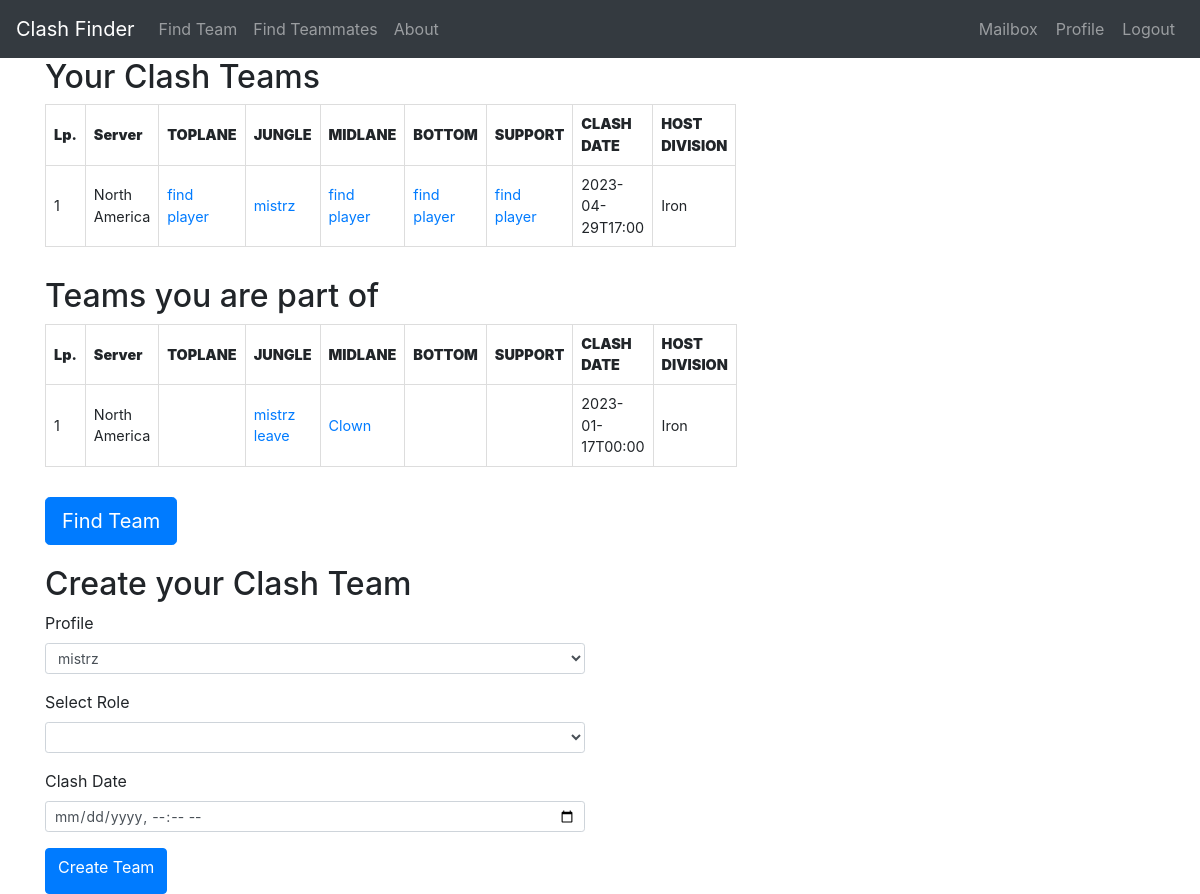
The app's page /user/admin2/teams (signed in), older data.
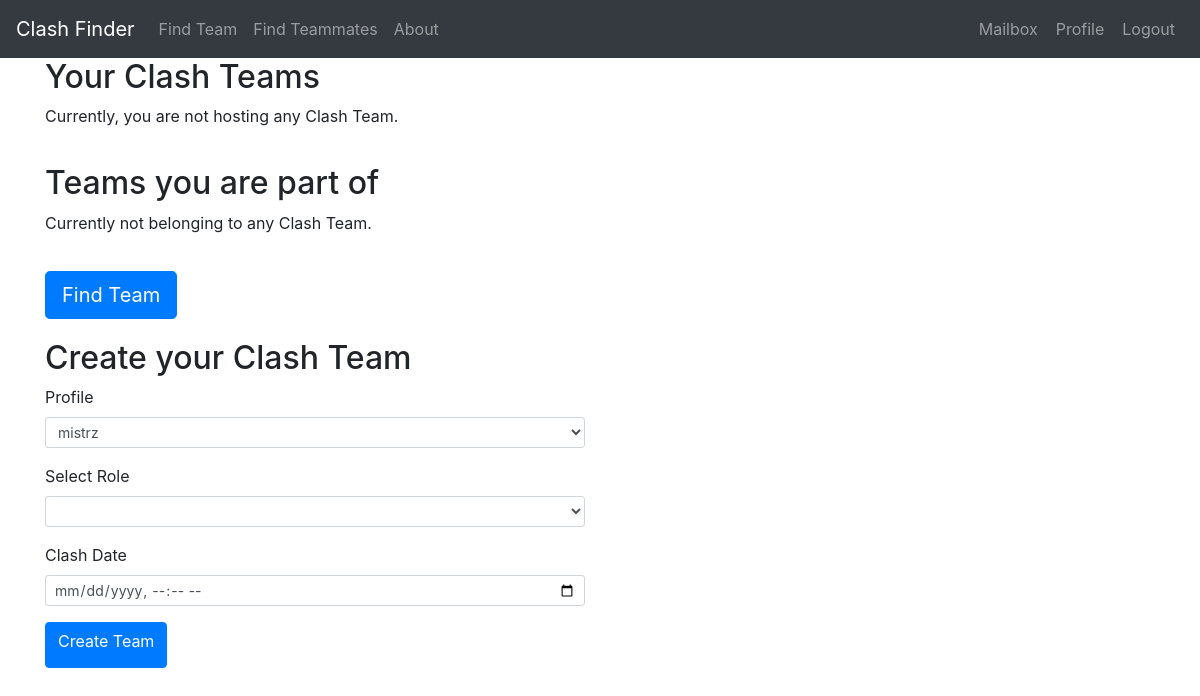
The same page, newer data.
### models.py (models this page shows, shortened)
class ClashTeam(UserMixin, db.Model):
    id = db.Column(db.Integer, primary_key=True)
    clash_date = db.Column(db.DateTime, nullable=False, default=None)
    division = db.Column(db.String(64), index=True, default=None)
    toplane = db.Column(db.String(64), index=True, default=None)
    jungle = db.Column(db.String(64), index=True, default=None)
    midlane = db.Column(db.String(64), index=True, default=None)
    bottom = db.Column(db.String(64), index=True, default=None)
    support = db.Column(db.String(64), index=True, default=None)
    host_id = db.Column(db.Integer, db.ForeignKey('profile.id'))
    invitation = db.relationship('ClashInvitation', backref='futureteam', lazy='dynamic',
                                 cascade="all, delete, delete-orphan")
    request = db.relationship('ClashRequest', backref='desired_team', lazy='dynamic',
                              cascade="all, delete, delete-orphan")
    def formatted_clash_date(self):
        return self.clash_date.strftime('%Y-%m-%dT%H:%M')

class Profile(UserMixin, db.Model):
    id = db.Column(db.Integer, primary_key=True)
    nickname = db.Column(db.String(64), index=True, unique=True)
    server = db.Column(db.String(10), index=True)
    division = db.Column(db.String(20), index=True)
    best_position = db.Column(db.String(20), index=True)
    alternative_position = db.Column(db.String(20), index=True)
    user_id = db.Column(db.Integer, db.ForeignKey('user.id'))
    clash_team = db.relationship('ClashTeam', backref='host', lazy='dynamic')
    invitation_in = db.relationship('ClashInvitation', backref='invitedguest', lazy='dynamic',
                                    cascade="all, delete, delete-orphan")
    request_out = db.relationship('ClashRequest', backref='candidate', lazy='dynamic',
                                  cascade="all, delete, delete-orphan")
    reported = db.relationship('ReportPlayer', backref='Reported', lazy='dynamic',
                               cascade="all, delete, delete-orphan")

### routes.py (the view)
@app.route('/user/<username>/teams', methods=['GET', 'POST'])
@login_required
def yourteams(username):
    user = User.query.filter_by(username=username).first_or_404()
    user_profiles = Profile.query.filter(Profile.user_id == user.id)
    user_clashteams = ClashTeam.query.join(Profile).filter(
        Profile.id == ClashTeam.host_id, Profile.user_id == user.id).all()
    user_profiles_data = {
        user_profile.nickname: user_profile.server for user_profile in user_profiles}
    guest_teams = []
    for key, value in user_profiles_data.items():
        guest_teams.extend(ClashTeam.query.join(Profile).filter(and_(or_(ClashTeam.toplane == key, ClashTeam.jungle == key, ClashTeam.midlane ==
                           key, ClashTeam.bottom == key, ClashTeam.support == key), Profile.server == value, Profile.user_id != user.id)).all())
    if len(user_clashteams) == 0:
        user_clashteams = []
    form = CreatingTeam(user_id=user.id, timerighnow=datetime.now())
    return render_template('yourteams.html', get_server_short_name=get_server_short_name, user_clashteams=user_clashteams, guest_teams=guest_teams, form=form, user=user)

### forms.py
class CreatingTeam(FlaskForm):
    profile = SelectField('Profile', validators=[DataRequired()], choices=[])
    role = SelectField('Select Role', validators=[
                       DataRequired()], choices=positions)
    clash_date = DateTimeLocalField(
        'Clash Date', format='%Y-%m-%dT%H:%M', validators=[DataRequired(), validate_date])
    submit = SubmitField('Create Team')
    def __init__(self, user_id, *args, **kwargs):
        super(CreatingTeam, self).__init__(*args, **kwargs)
        self.profile.choices = [(p.nickname)
                                for p in Profile.query.filter_by(user_id=user_id)]

### forms.py (called while the page is built)
def get_server_short_name(server_name):
    for server in servers:
        if server[0] == server_name:
            return server[1]
    return ''

### models.py (called while the page is built)
@login.user_loader
def load_user(id):
    return User.query.get(int(id))

### templates/yourteams.html (shortened to what this page needs)
{% extends "base.html" %}
{% block content %}
{% if current_user.id == user.id %}
<div class="container">
	<div class="row">
		<div class="col-sm-6">
			<h2>Your Clash Teams</h2>
			<div class="teams-info">
				{% if user_clashteams %}
				<table>
					<thead>
						<tr>
							<th><strong>Lp.</strong></th>
							<th><strong>Server</strong></th>
							<th><strong>TOPLANE</strong></th>
							<th><strong>JUNGLE</strong></th>
							<th><strong>MIDLANE</strong></th>
							<th><strong>BOTTOM</strong></th>
							<th><strong>SUPPORT</strong></th>
							<th><strong>CLASH DATE</strong></th>
							<th><strong>HOST DIVISION</strong></th>
						</tr>
					</thead>
					<tbody>
						{% for team in user_clashteams %}
						<tr>
							<td>{{ loop.index }}</td>
							<td>{{ team.host.server }}</td>
							<td>
								{% if team.toplane %}
								<a
									href="{{ url_for('profile', nickname=team.toplane, server=get_server_short_name(team.host.server).lower()) }}">{{
									team.toplane }}</a>
								{% if user.id == team.host.user_id and team.toplane != team.host.nickname %}
								<a
									href="{{ url_for('delete_teammate', username=user.username, team_id=team.id, position='toplane') }}">delete</a>
								{% endif %}
								{% else %}
								<a href="{{ url_for('findteammates') }}">find player</a>
								{% endif %}
							</td>
							<td>
								{% if team.jungle %}
								<a
									href="{{ url_for('profile', nickname=team.jungle, server=get_server_short_name(team.host.server).lower()) }}">{{
									team.jungle }}</a>
								{% else %}
								<a href="{{ url_for('findteammates') }}">find player</a>
								{% endif %}
							</td>
							<td>
								{% if team.midlane %}
								<a
									href="{{ url_for('profile', nickname=team.midlane, server=get_server_short_name(team.host.server).lower()) }}">{{
									team.midlane }}</a>
								{% if user.id == team.host.user_id and team.midlane != team.host.nickname %}
								<a
									href="{{ url_for('delete_teammate', username=user.username, team_id=team.id, position='midlane') }}">delete</a>
								{% endif %}
								{% else %}
								<a href="{{ url_for('findteammates') }}">find player</a>
								{% endif %}
							</td>
							<td>
								{% if team.bottom %}
								<a
									href="{{ url_for('profile', nickname=team.bottom, server=get_server_short_name(team.host.server).lower()) }}">{{
									team.bottom }}</a>
								{% if user.id == team.host.user_id and team.bottom != team.host.nickname %}
								<a
									href="{{ url_for('delete_teammate', username=user.username, team_id=team.id, position='bottom') }}">delete</a>
								{% endif %}
								{% else %}
								<a href="{{ url_for('findteammates') }}">find player</a>
								{% endif %}
							</td>
							<td>
								{% if team.support %}
								<a
									href="{{ url_for('profile', nickname=team.support, server=get_server_short_name(team.host.server).lower()) }}">{{
									team.support }}</a>
								{% if user.id == team.host.user_id and team.support != team.host.nickname %}
								<a
									href="{{ url_for('delete_teammate', username=user.username, team_id=team.id, position='support') }}">delete</a>
								{% endif %}
								{% else %}
								<a href="{{ url_for('findteammates') }}">find player</a>
								{% endif %}
							</td>
							<td>{{ team.formatted_clash_date() or '' }}</td>
							<td>{{ team.division or '' }}</td>
						</tr>
						{% endfor %}
					</tbody>
				</table>
				{% else %}
				<p>Currently, you are not hosting any Clash Team.</p>
				{% endif %}
			</div>
			<div style="height: 20px;"></div>
			<h2>Teams you are part of</h2>
			<div class="teams-info">
				{% if guest_teams %}
				<table>
					<thead>
						<tr>
							<th><strong>Lp.</strong></th>
							<th><strong>Server</strong></th>
							<th><strong>TOPLANE</strong></th>
							<th><strong>JUNGLE</strong></th>
							<th><strong>MIDLANE</strong></th>
							<th><strong>BOTTOM</strong></th>
							<th><strong>SUPPORT</strong></th>
							<th><strong>CLASH DATE</strong></th>
							<th><strong>HOST DIVISION</strong></th>
						</tr>
					</thead>
					<tbody>
						{% for guest_team in guest_teams %}
						<tr>
							<td>{{ loop.index }}</td>
							<td>{{ guest_team.host.server }}</td>
							<td>
							</td>
							<td>
								{% if guest_team.jungle %}
								<a
									href="{{ url_for('profile', nickname=guest_team.jungle, server=get_server_short_name(guest_team.host.server).lower()) }}">{{
									guest_team.jungle }}</a>
									{% if user.profiles.filter_by(nickname=guest_team.jungle, server=guest_team.host.server).all() %}
										<a href="{{ url_for('leave_team',username=user.username, team_id=guest_team.id, profile=guest_team.jungle) }}">leave</a>
									{% endif %}
								{% else %}
								<a></a>
								{% endif %}
							</td>
							<td>
								{% if guest_team.midlane %}
								<a
									href="{{ url_for('profile', nickname=guest_team.midlane, server=get_server_short_name(guest_team.host.server).lower()) }}">{{
									guest_team.midlane }}</a>
								{% else %}
								<a></a>
								{% endif %}
							</td>
							<td>
							</td>
							<td>
							</td>
							<td>{{ guest_team.formatted_clash_date() or '' }}</td>
							<td>{{ guest_team.division or '' }}</td>
						</tr>
						{% endfor %}
					</tbody>
				</table>
				{% else %}
				<p>Currently not belonging to any Clash Team.</p>
				{% endif %}
			</div>
			<div style="height: 20px;"></div>
			<a href="{{ url_for('findteam') }}" class="btn btn-primary btn-lg">Find Team</a>
			<div style="height: 20px;"></div>
			<h2>Create your Clash Team</h2>
			<form method="POST" action="{{ url_for('createteam', username=user.username) }}">
				<div class="form-group">
					{{ form.profile.label(class="form-control-label") }}
					{{ form.profile(class="form-control form-control-sm") }}
				</div>
				<div class="form-group">
					{{ form.role.label(class="form-control-label") }}
					{{ form.role(class="form-control form-control-sm") }}
				</div>
				<div class="form-group">
					{{ form.clash_date.label(class="form-control-label") }}
					{{ form.clash_date(type='datetime-local', class="form-control form-control-sm") }}
				</div>
				<button type="submit" class="btn btn-primary">{{ form.submit.label }}</button>
			</form>
		</div>
	</div>
</div>
{% else %}
<p>You do not have access to this page.</p>
{% endif %}
{% endblock %}

### templates/base.html (shortened to what this page needs)
<!DOCTYPE html>
<html>
<head>
	<link rel="stylesheet" href="https://maxcdn.bootstrapcdn.com/bootstrap/4.5.2/css/bootstrap.min.css">
</head>
<body>
	<nav class="navbar navbar-expand-sm bg-dark navbar-dark">
		<a class="navbar-brand" href="{{ url_for('index') }}">Clash Finder</a>
		<ul class="navbar-nav">
			<li class="nav-item">
				<a class="nav-link" href="{{ url_for('findteam') }}">Find Team</a>
			</li>
			<li class="nav-item">
				<a class="nav-link" href="{{ url_for('findteammates') }}">Find Teammates</a>
			</li>
			<li class="nav-item">
				<a class="nav-link" href="{{ url_for('about') }}">About</a>
			</li>
		</ul>
		<ul class="navbar-nav ml-auto">
			{% if current_user.is_authenticated %}
			<li class="nav-item">
				<form method="post" action="{{ url_for('mailbox', username = user.username) }}">
					<button type="submit" class="btn btn-link nav-link">Mailbox</button>
				</form>
			</li>
			<li class="nav-item">
				<form method="post" action="{{ url_for('user', username = user.username) }}">
					<button type="submit" class="btn btn-link nav-link">Profile</button>
				</form>
			</li>
			<li class="nav-item">
				<form method="post" action="{{ url_for('logout') }}">
					<button type="submit" class="btn btn-link nav-link">Logout</button>
				</form>
			</li>
			{% else %}
			<li class="nav-item">
				<a class="nav-link" href="{{ url_for('login') }}">Login</a>
			</li>
			{% endif %}
		</ul>
	</nav>
	{% block content %}
	{% endblock %}
</body>
</html>

Row changes from the older to the newer data that the page shows:
removed ClashTeam: host.server "North America", jungle "mistrz", clash_date "2023-04-29T17:00", division "Iron", shown under "Your Clash Teams"
removed ClashTeam: host.server "North America", jungle "mistrz", midlane "Clown", clash_date "2023-01-17T00:00", division "Iron", shown under "Teams you are part of"
Text that changed along with them:
text no longer shown: "Lp. Server TOPLANE JUNGLE MIDLANE BOTTOM SUPPORT CLASH DATE HOST DIVISION Lp. Server TOPLANE JUNGLE MIDLANE BOTTOM SUPPORT CLASH DATE HOST DIVISION"
text now shown: "Currently, you are not hosting any Clash Team. Currently not belonging to any Clash Team."
